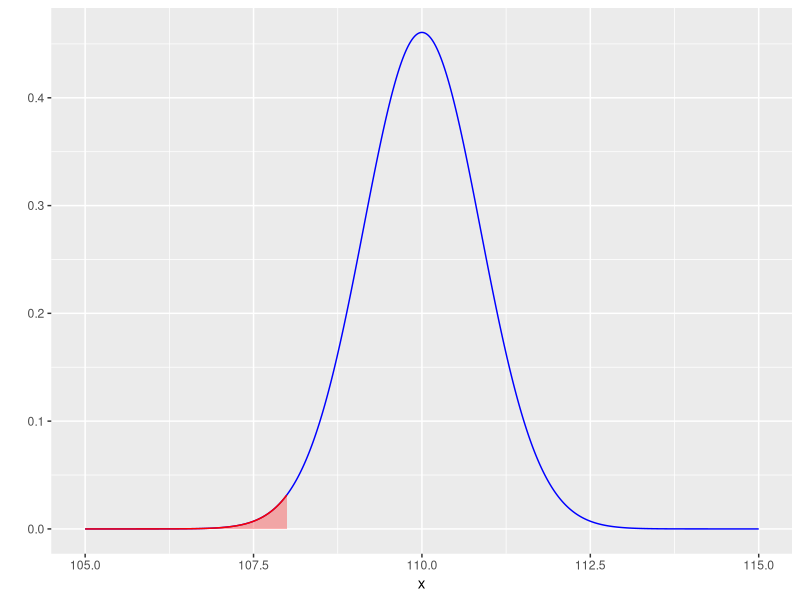

Write R code to recreate this figure.

library(dplyr)
library(ggpubr)
library(pwr)
# Grupo número 1
# Integrante Jaime Alejandro Carrasco Quintrequeo
# Integrante Matías Andrés Colil Colil
# Integrante Matías Ignacio Hernández Canales

#Pregunta 1
#El agricultor está seguro de que el verdadero peso medio no puede ser superior a 110 gramos y piensa
#rechazar la hipótesis nula cuando la muestra presente un peso medio menor a 108 gramos. Determine, 
#usando herramientas gráficas, la probabilidad de que cometa un error de tipo I.

#se pide encontrar la probabilidad de que el agricultor cometa un eror de tipo I 
#y esto significa que se debe encontrar el valor de significancia alfa
#que es el que determina la probalidad de cometer un error de tipo I

#Hipotesis:
#H0: El peso medio de las manzanas es de 110g, mu = 110g
#HA: El peso medio de las manzanas es menor a 110g, mu < 110g

#Valores conocidos
n<-300 #tamaño de la muestra
des.est<- 15 #desviacion estandar
err.est<- des.est / sqrt(n) #error estandar

#generamos una distribucion normal en torno al valor nulo de la hipotesis
#y usamos 1000 valores para generar la secuencia
valor.nulo = 110
puntos <- 1000

x <- seq(valor.nulo-5, valor.nulo+5,length.out = puntos)
densidad.prob <- dnorm(x, mean = valor.nulo, sd = err.est)
distr.normal <-data.frame(x,densidad.prob)
grafico <- ggplot(distr.normal, aes(x,densidad.prob)) + geom_line(color="blue") + ylab("")
grafico <- grafico + geom_area(data = subset(data.frame(x,densidad.prob), x < 108),
                         aes(y=densidad.prob),
                         colour = "red",
                         fill = "red",
                         alpha = 0.3)
print(grafico)

#Por tanto la probabilidad de que el agricultor cometa un error de tipo I
#está dado por el valor de significancia que es igual a la probalidad de
#tomar un valor dentro del area de rechazo (area roja)

prob.menor.108 <- pnorm(118, mean = valor.nulo, sd= err.est, lower.tail = TRUE)
print(prob.menor.108)

cat("La probabilidad de cometer un error de Tipo I es de: ", prob.menor.108, "% \n\n")
